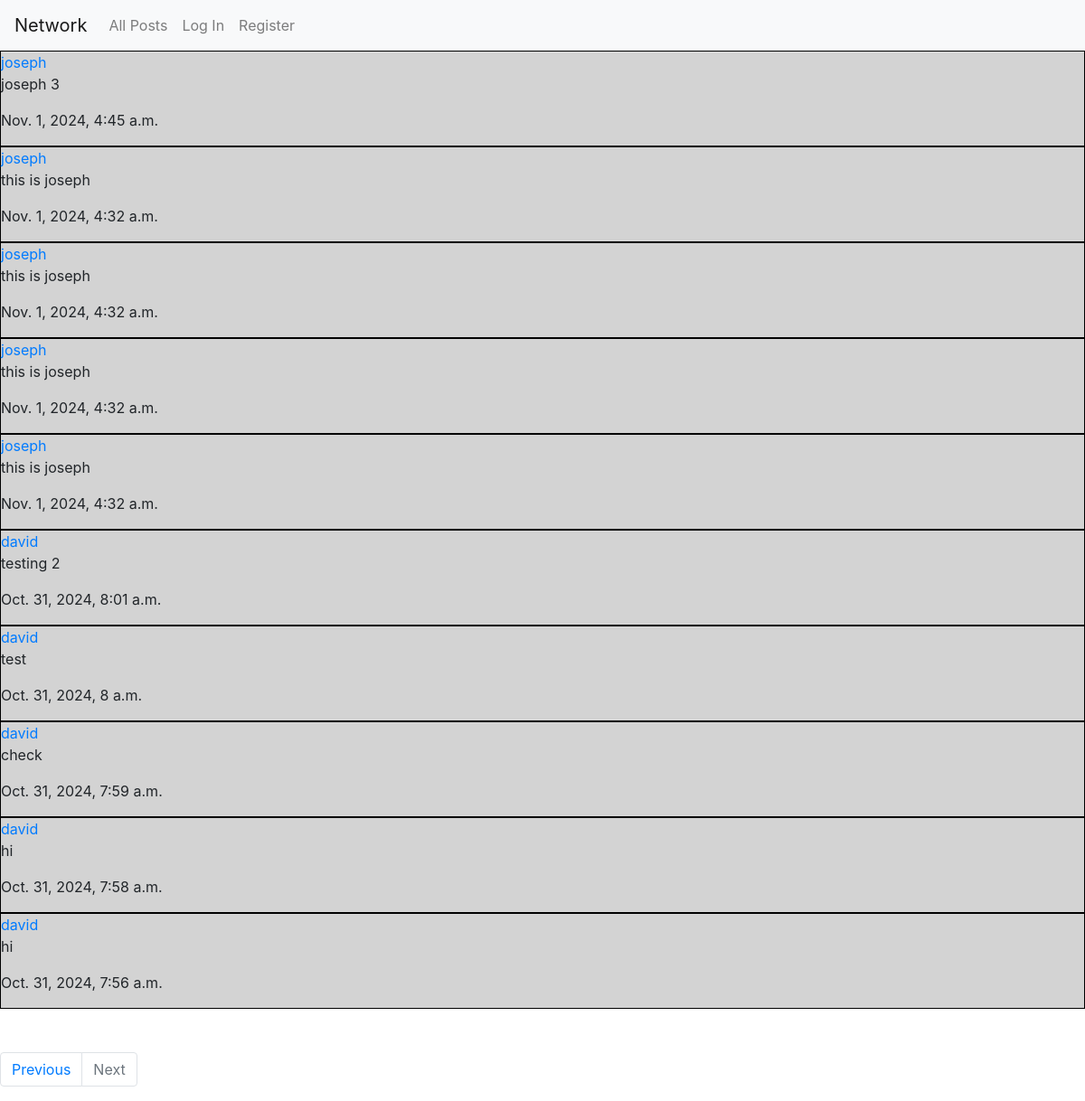
Screenshot of /?page=2 with the database file from the repository.
### network/models.py (models this page shows, shortened)
class Post(models.Model):
    poster = models.ForeignKey(User, on_delete=models.CASCADE, related_name='poster')
    post = models.TextField()
    likes = models.IntegerField(default=0)
    posting_date = models.DateTimeField(auto_now_add=True)

class User(AbstractUser):
    pass

### network/views.py (the view)
# urls.py: path("", views.index, name="index"),
def index(request):
    if request.method == 'POST':
        form = PostForm(request.POST)
        if form.is_valid():
            post_instance = Post() # Create a blank instance of the Class post
            post_instance = form.save(commit=False) # Save the values to the instance but not yet to the database
            user_instance = User.objects.get(id=request.user.id)
            post_instance.poster = user_instance # add the user details to the instance
            post_instance.save()
            return HttpResponseRedirect(reverse('index'))
    else:
        form = PostForm()
        all_posts = Post.objects.all().order_by('-posting_date')
        p = Paginator(all_posts, 10)
        page = request.GET.get('page')
        display_posts = p.get_page(page)
        if request.user.id:
            user_instance = User.objects.get(id=request.user.id)
            likes = Like.objects.filter(liker=user_instance)
            like_ids = [like.post.id for like in likes]
            return render(request, "network/index.html", {
                "posts" : display_posts,
                'form':form,
                'likes':like_ids
            })
        else:
            return render(request, "network/index.html", {
                "posts" : display_posts,
                'form':form
            })

### network/templates/network/index.html (shortened to what this page needs)
{% extends "network/layout.html" %}
{% load static %}
{% block body %}
    {% for post in posts %}
        <div class="div-posts">
            <a href="{% url 'profile' post.poster.id %}">{{ post.poster }}</a>
            <p class="post" data-id ='{{ post.id }}'>{{ post.post }}</p>
            <p>{{post.posting_date}}</p>
        </div>
    {% endfor %}
    <br><br>
    <nav aria-label="Page navigation example">
        <ul class="pagination" name="page">
            {% if posts.has_previous %}
                <li class="page-item"><a class="page-link" href="?page={{ posts.previous_page_number }}">Previous</a></li>
            {% else %}
                <li class="page-item disabled">
                    <a class="page-link" href="#" tabindex="-1" aria-disabled="true">Previous</a>
                </li>
            {% endif %}
            {% if posts.has_next %}
                <li class="page-item"><a class="page-link" href="?page={{ posts.next_page_number }}">Next</a></li>
            {% else %}
                <li class="page-item disabled">
                    <a class="page-link" href="#" tabindex="-1" aria-disabled="true">Next</a>
                </li>
            {% endif %}
        </ul>
    </nav>
{% endblock %}

### network/static/network/styles.css (style rules this page uses)
.div-posts { background-color: lightgrey; border: 1px solid black; }

### rows the page displays
Post: poster "joseph", post "joseph 3", posting_date "Nov. 1, 2024, 4:45 a.m."
Post: poster "joseph", post "this is joseph", posting_date "Nov. 1, 2024, 4:32 a.m."
Post: poster "joseph", post "this is joseph", posting_date "Nov. 1, 2024, 4:32 a.m."
Post: poster "joseph", post "this is joseph", posting_date "Nov. 1, 2024, 4:32 a.m."
Post: poster "joseph", post "this is joseph", posting_date "Nov. 1, 2024, 4:32 a.m."
Post: poster "david", post "testing 2", posting_date "Oct. 31, 2024, 8:01 a.m."
Post: poster "david", post "test", posting_date "Oct. 31, 2024, 8 a.m."
Post: poster "david", post "check", posting_date "Oct. 31, 2024, 7:59 a.m."
Post: poster "david", post "hi", posting_date "Oct. 31, 2024, 7:58 a.m."
Post: poster "david", post "hi", posting_date "Oct. 31, 2024, 7:56 a.m."
